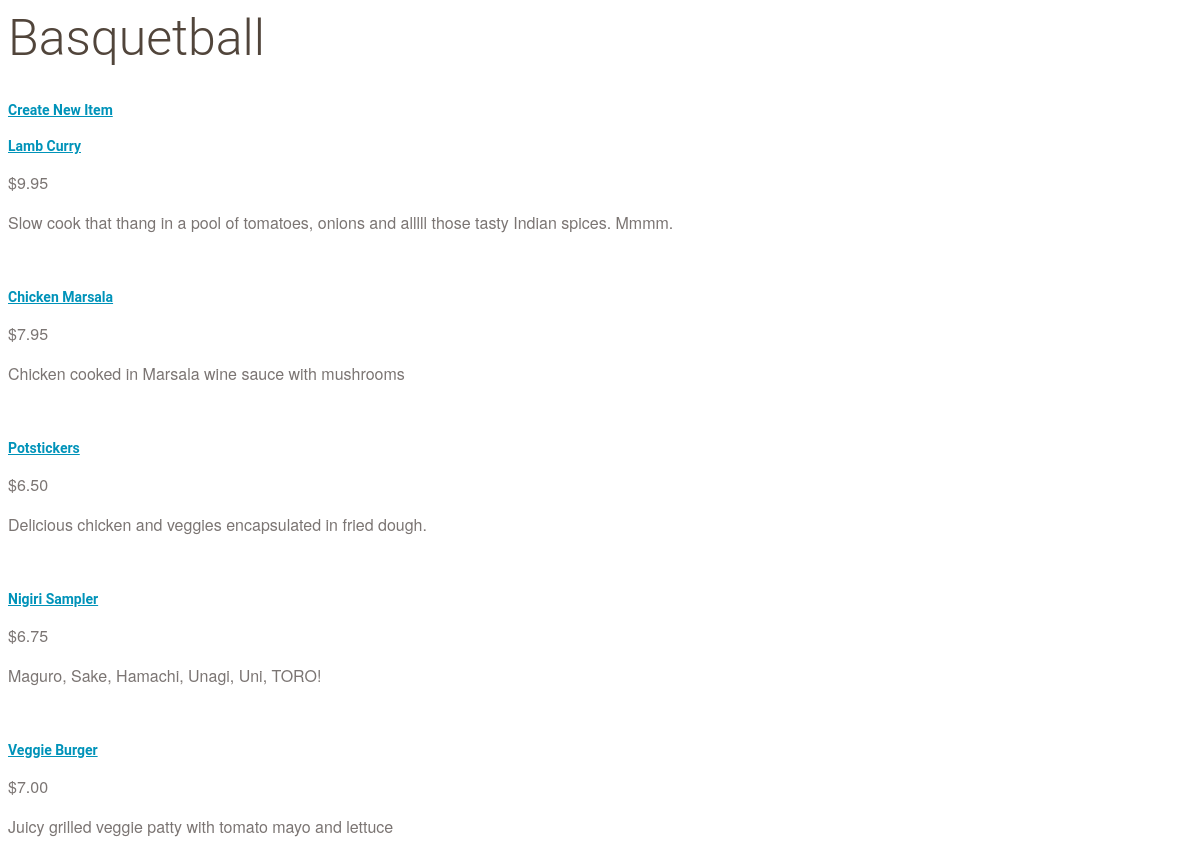
The page /catalog/Basquetball/items on the database its author committed.
### database_setup.py (models this page shows)
class Category(Base):
    __tablename__ = 'category'
    id = Column(Integer, primary_key=True)
    name = Column(String(250), nullable=False)
    user_id = Column(Integer,ForeignKey('user.id'))
    user = relationship(User)

class Item(Base):
    __tablename__ = 'item'
    name =Column(String(80), nullable = False)
    id = Column(Integer, primary_key = True)
    description = Column(String(250))
    price = Column(String(8))
    picture = Column(String(250), nullable = True)
    category_id = Column(Integer,ForeignKey('category.id'))
    date_creation = Column(DateTime(timezone=True), server_default=func.now())
    date_update = Column(DateTime(timezone=True), server_default=func.now())
    category = relationship(Category)
    user_id = Column(Integer,ForeignKey('user.id'))
    user = relationship(User)

### application.py (the view)
@app.route('/catalog/<string:category_name>/items')
def showItems(category_name):
    category = session.query(Category).filter_by(name=category_name).one()
    items = session.query(Item).filter_by(category_id=category.id).all()
    return render_template('items.html', category_name=category.name, items=items)

### templates/items.html (shortened to what this page needs)
<html>
<head>
	</head><link rel=stylesheet type=text/css href="{{ url_for('static', filename='styles.css') }}">
	<body>
	<div class='pane'>
		<div class='header'>
		<h1>{{ category_name }}</h1>
	</div>
	<a href = '{{url_for('newItem', category_name=category_name)}}''>Create New Item</a>
    {% if items %}
    {% for i in items %}
    <div class='nameAndPrice'>
    	<span class=name>
    		<a href='{{url_for('infoItem', category_name=category_name, item_name=i['name'] )}}' > {{i['name']}}</a>
    	</span>
	    <span class=price><p>{{i['price']}} </p></span>
    </div>
    <div class='description'>
		<p>{{i['description']}}</p>
	</div>
		{% endfor %}
    {% else %}
    </br>
    </br>
      <h3>you currently have not  items yet</h3>
    {% endif %}
</div>
	</body>
</html>

### static/styles.css (style rules this page uses)
* { font-family: "Helvetica Neue Bold", Roboto, Helvetica, Arial, sans-serif; font-weight: 700; }
h1 { font-family: "Helvetica Neue Light", Roboto, Helvetica, Arial, sans-serif; font-size: 50px; color: #51453B; line-height: 60px; font-weight: 300; }
p { font-family: "Helvetica Neue", Roboto, Helvetica, Arial, sans-serif; font-size: 16px; color: #7B7573; line-height: 24px; font-weight: 400; }
a { font-size: 14px; color: #0093B9; line-height: 17px; }

### rows shown on the page
Category: name "Basquetball"
Item: name "Lamb Curry", price "$9.95", description "Slow cook that thang in a pool of tomatoes, onions and alllll those tasty Indian spices. Mmmm."
Item: name "Chicken Marsala", price "$7.95", description "Chicken cooked in Marsala wine sauce with mushrooms"
Item: name "Potstickers", price "$6.50", description "Delicious chicken and veggies encapsulated in fried dough."
Item: name "Nigiri Sampler", price "$6.75", description "Maguro, Sake, Hamachi, Unagi, Uni, TORO!"
Item: name "Veggie Burger", price "$7.00", description "Juicy grilled veggie patty with tomato mayo and lettuce"
